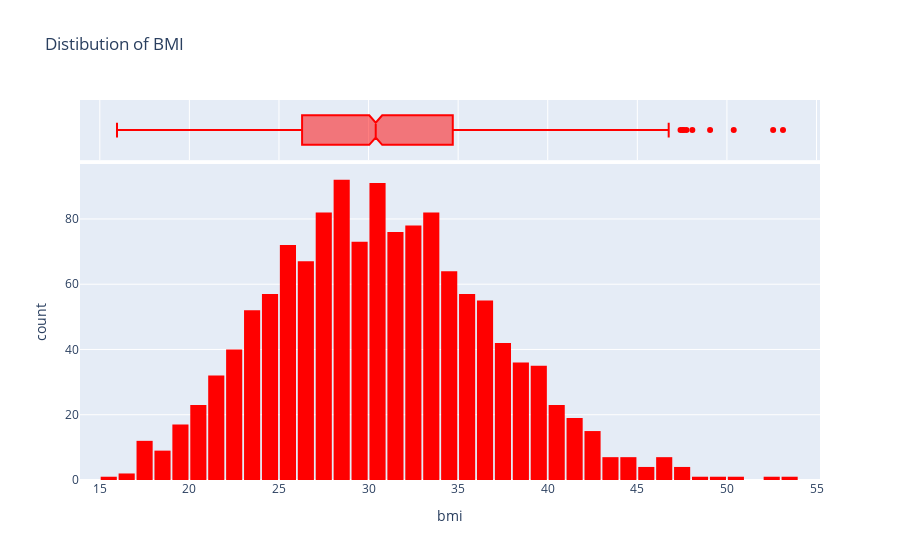

This figure's notebook cell:
### Code cell
fig2 = px.histogram(df,
                    x='bmi',
                    marginal='box',
                    title='Distibution of BMI',
                    color_discrete_sequence=['red']
                    )
fig2.update_layout(bargap=0.1)
fig2.show()

### Figure 1 — Plotly figure (JSON) as saved in the notebook; plotly's stock layout.template omitted (floating-point values rounded to 4 significant figures; data arrays with more than 128 entries replaced by an {"elided": "..."} marker saying what was removed)
{"data": [{"alignmentgroup": "True", "bingroup": "x", "hovertemplate": "bmi=%{x}<br>count=%{y}<extra></extra>", "legendgroup": "", "marker": {"color": "red", "pattern": {"shape": ""}}, "name": "", "offsetgroup": "", "orientation": "v", "showlegend": false, "type": "histogram", "x": {"elided": "1338 float values"}, "xaxis": "x", "yaxis": "y"}, {"alignmentgroup": "True", "hovertemplate": "bmi=%{x}<extra></extra>", "legendgroup": "", "marker": {"color": "red"}, "name": "", "notched": true, "offsetgroup": "", "showlegend": false, "type": "box", "x": {"elided": "1338 float values"}, "xaxis": "x2", "yaxis": "y2"}], "layout": {"bargap": 0.1, "barmode": "relative", "legend": {"tracegroupgap": 0}, "title": {"text": "Distibution of BMI"}, "xaxis": {"anchor": "y", "domain": [0, 1], "title": {"text": "bmi"}}, "xaxis2": {"anchor": "y2", "domain": [0, 1], "matches": "x", "showgrid": true, "showticklabels": false}, "yaxis": {"anchor": "x", "domain": [0, 0.8316], "title": {"text": "count"}}, "yaxis2": {"anchor": "x2", "domain": [0.8416, 1], "matches": "y2", "showgrid": false, "showline": false, "showticklabels": false, "ticks": ""}}}
